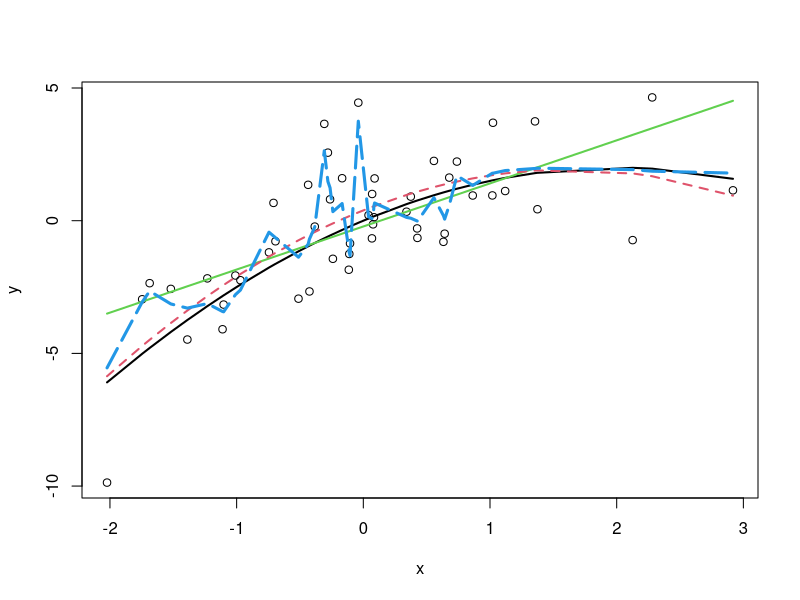
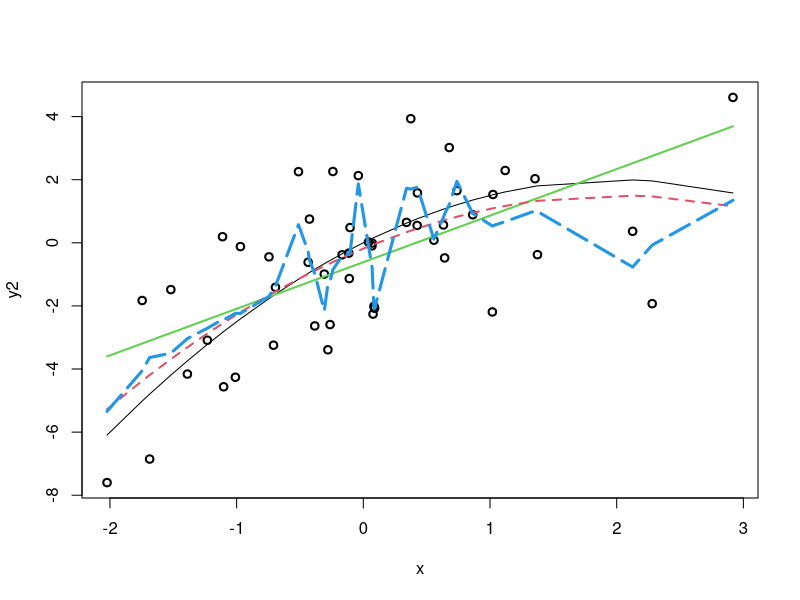
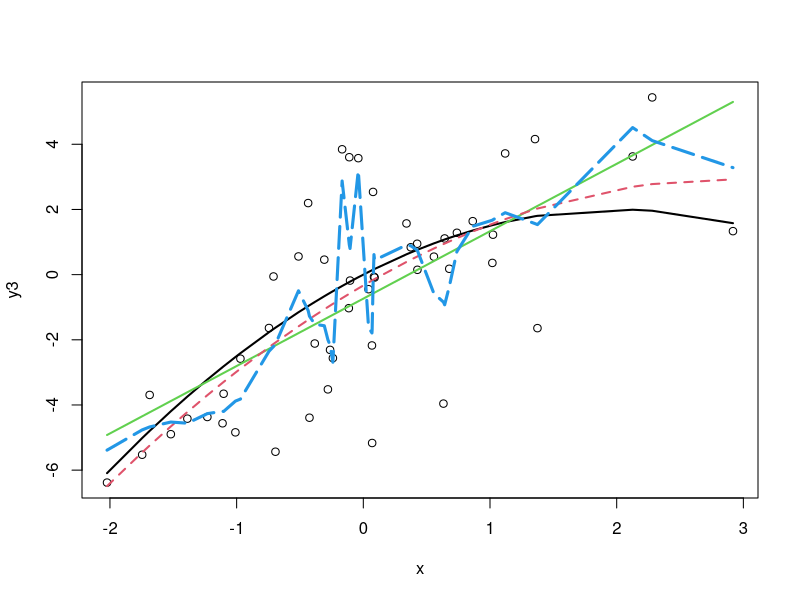
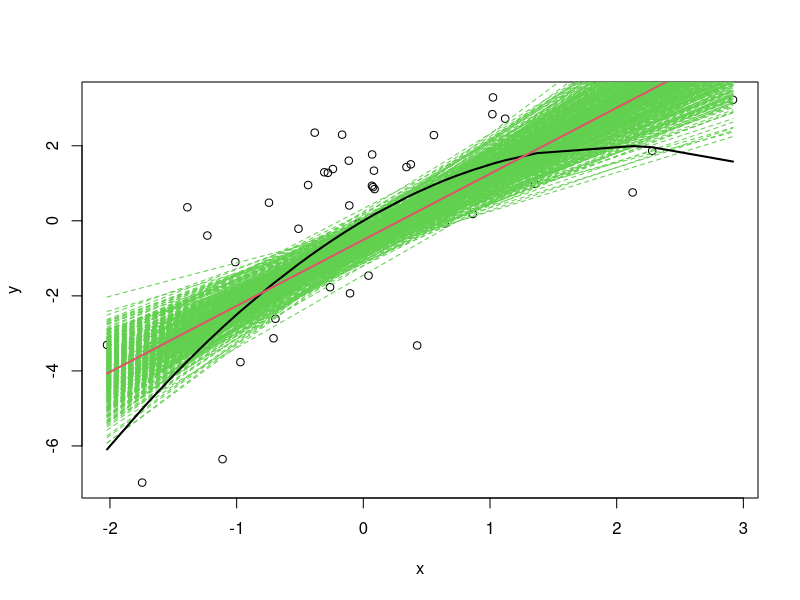
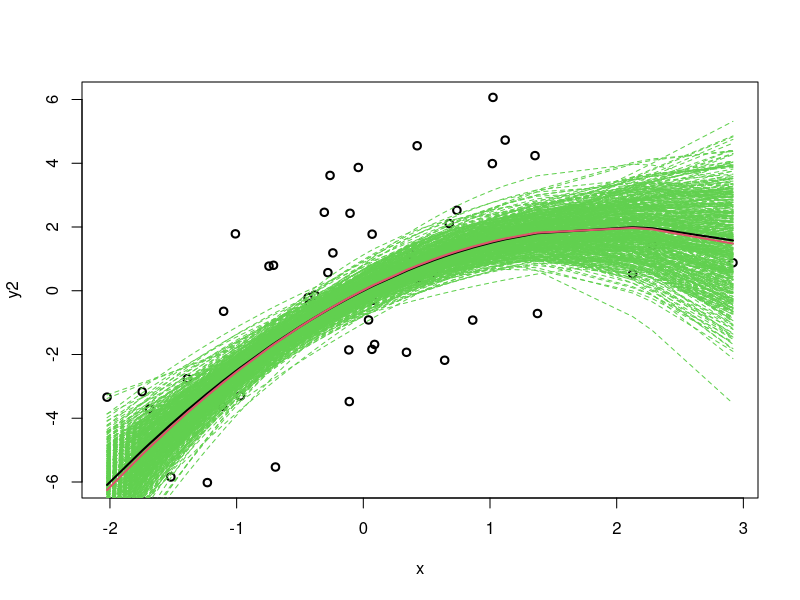
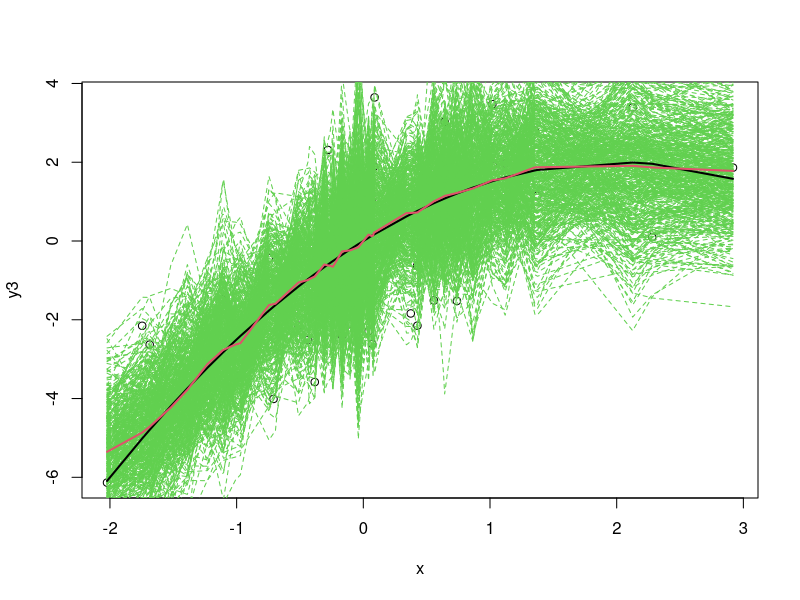
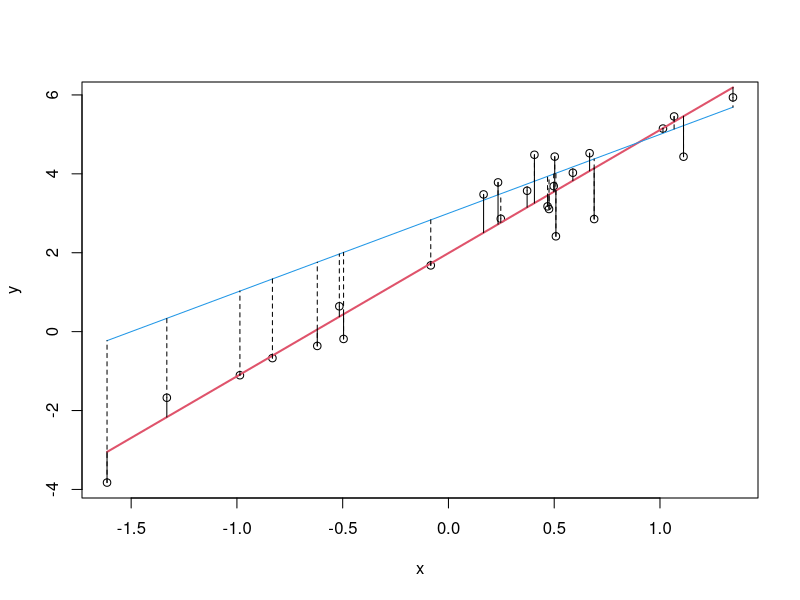
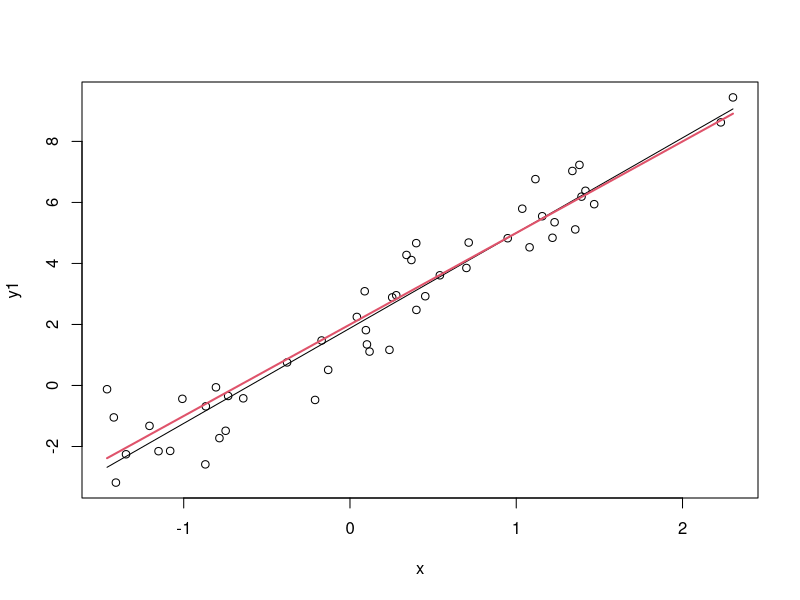

The R script that drew these images, in order:
## ---- chunk 1
###################################################
### code chunk number 1: fig1plot
###################################################
n<-50  ## number of observations
noisesd<-2 ## noise level
x<-sort(rnorm(n)) ## the independent variable
y<-2*x-.5*x^2+rnorm(n,sd=noisesd) ## generating data
plot(x, y)  ## scatter plot
lines(x,2*x-.5*x^2,lwd=2) ## plotting true model
mm<-lm(y~x) ## linear model
lines(x,mm$fit,lwd=2,col=3)
mm<-lm(y~x+I(x^2)) ## quadratic model
lines(x,mm$fit,lty=2,lwd=2,col=2)
mm3<-loess(y~x,degree=0,span=.1) ## local average model
lines(x,mm3$fit,lty=5,lwd=3,col=4)
## ---- chunk 2

###################################################
### code chunk number 2: fig2plot
###################################################
## use same x
y2<-2*x-.5*x^2+rnorm(n,sd=noisesd)
plot(x, y2,lwd=2)
lines(x,2*x-.5*x^2)
mm<-lm(y2~x)
lines(x,mm$fit,lwd=2,col=3)
mm<-lm(y2~x+I(x^2))
lines(x,mm$fit,lty=2,lwd=2,col=2)
mm3<-loess(y2~x,degree=0,span=.1)
lines(x,mm3$fit,lty=5,lwd=3,col=4)
## ---- chunk 3
###################################################
### code chunk number 3: fig3plot
###################################################
y3<-2*x-.5*x^2+rnorm(n,sd=noisesd)
plot(x, y3)
lines(x,2*x-.5*x^2,lwd=2)
mm<-lm(y3~x)
lines(x,mm$fit,lwd=2,col=3)
mm<-lm(y3~x+I(x^2))
lines(x,mm$fit,lty=2,lwd=2,col=2)
mm3<-loess(y3~x,degree=0,span=.1)
lines(x,mm3$fit,lty=5,lwd=3,col=4)
## ---- chunk 4
###################################################
### code chunk number 4: fig4plot
###################################################
K<-500 ## how many data sets to generate
mma<-rep(0,2) ## creating a vector to store the model coefficients in
## The for-loop runs everything inside the curly brackets K times
for (kk in (1:K)) { 
 y<-2*x-.5*x^2+rnorm(n,sd=noisesd) 
 if (kk==1 ) {plot(x, y)} ## plot the data once to get the axes fixed
 mm<-lm(y~x)
 lines(x,mm$fit,col=3,lty=2) ## plotting the different fites in col=3 (green).
 mma<-mma+(1/K)*mm$coef } ## storing the coefficients
lines(x,2*x-.5*x^2,lwd=2) ## true model
lines(x,mma[1]+mma[2]*x,lwd=2,col=2) ## average model 
## ---- chunk 5
###################################################
### code chunk number 5: fig5plot
###################################################
mma<-rep(0,3)
for (kk in (1:K)) {
 y2<-2*x-.5*x^2+rnorm(n,sd=noisesd)
 if (kk==1) {plot(x, y2,lwd=2)}
 mm<-lm(y2~x+I(x^2))
 lines(x,mm$fit,col=3,lty=2)
 mma<-mma+(1/K)*mm$coef}
lines(x,2*x-.5*x^2,lwd=2)
lines(x,mma[1]+mma[2]*x+mma[3]*x^2,lwd=2,col=2)
## ---- chunk 6
###################################################
### code chunk number 6: fig6plot
###################################################
mma<-rep(0,length(x))
for (kk in (1:K)) {
 y3<-2*x-.5*x^2+rnorm(n,sd=noisesd)
 if (kk==1) {plot(x, y3) }
 mm3<-loess(y3~x,degree=0,span=.1)
 lines(x,mm3$fit,col=3,lty=2)
 mma<-mma+(1/K)*mm3$fit }
lines(x,2*x-.5*x^2,lwd=2)
lines(x,mma,lwd=2,col=2)
## ---- chunk 7

###################################################
### code chunk number 7: LS
###################################################
x<-sort(rnorm(25))
y<-2+3*x+rnorm(25)
plot(x,y)
mm<-lm(y~x)
mm2<-3+2*x
lines(x,mm$fit,lwd=2,col=2)
lines(x,mm2,col=4)
for (zz in (1:length(x))) {
  lines(rep(x[zz],2),c(y[zz],mm$fit[zz])) ## plotting the vertical distance to the model = deviations
  lines(rep(x[zz],2),c(y[zz],mm2[zz]),lty=2) }
## ---- chunk 8

###################################################
### code chunk number 8: B1a
###################################################
x<-sort(rnorm(50))
y1<-2+3*x+rnorm(50)
plot(x,y1)
lines(x,lm(y1~x)$fit)
lines(x,2+3*x,lwd=2,col=2)
## ---- chunk 9

###################################################
### code chunk number 9: B1b
###################################################
y2<-y1
y2[26:50]<-rnorm(25,sd=.5) ## creating a subgroup in the data
plot(x,y2)
lines(x,lm(y2~x)$fit)
lines(x[1:25],2+3*x[1:25],col=2,lwd=2)
lines(x[26:50],rep(0,25),col=2,lwd=2)
## ---- chunk 10

###################################################
### code chunk number 10: B1c
###################################################
y3<-1+2*x-x^2+rnorm(50) ## true model is quadratic
plot(x,y3)
lines(x,lm(y3~x)$fit)
lines(x,1+2*x-x^2,col=2,lwd=2)
## ---- chunk 11
###################################################
### code chunk number 11: b2a
###################################################
x<-sort(rnorm(50))
y1<-10+3*x+rnorm(50)
plot(x,y1)
lines(x,lm(y1~x)$fit)
lines(x,10+3*x,col=2,lwd=2)
## ---- chunk 12
###################################################
### code chunk number 12: b2b
###################################################
y2<-10+3*x+(rchisq(50,1))
plot(x,y2)
lines(x,lm(y2~x)$fit)
lines(x,10+3*x,col=2,lwd=2)
## ---- chunk 13
###################################################
### code chunk number 13: b2c
###################################################
#y2<-10+3*x+(rchisq(50,1))
#plot(x,y2)
#lines(x,lm(y2~x)$fit)
#lines(x,10+3*x,col=2,lwd=2)
#lines(x,exp(lm(log(y2)~x)$fit),lty=2)
## ---- chunk 14
###################################################
### code chunk number 14: b2d
###################################################
#y2<-10+3*x+(rchisq(50,1))
#plot(x,log(y2))
#lines(x,log(10+3*x),col=2,lwd=2)
#lines(x,(lm(log(y2)~x)$fit))
## ---- chunk 15
###################################################
### code chunk number 15: b4a
###################################################
x<-sort(rnorm(100))
for (kk in (1:25)) {
 y1<-10+3*x+rnorm(100,sd=2)
 if (kk==1) {plot(x,y1)}
 lines(x,lm(y1~x)$fit) }
lines(x,10+3*x,col=2,lwd=2)
## ---- chunk 16
###################################################
### code chunk number 16: b4b
###################################################
for (kk in (1:25)) {
 y2<-10+3*x+rnorm(100,sd=seq(.1,6,length.out=100)) ## creating a data set with increasing error variance
 if (kk==1) {plot(x,y2)}
 lines(x,lm(y2~x)$fit) }
lines(x,10+3*x,col=2,lwd=2)
## ---- chunk 17
###################################################
### code chunk number 17: b4c
###################################################
 y2<-10+3*x+rnorm(100,sd=seq(.1,6,length.out=100))
 plot(x,(y2))
## ---- chunk 18
###################################################
### code chunk number 18: b4d
###################################################
 #y2<-10+3*x+rnorm(100,sd=seq(.1,6,length.out=100)) ## taking logs to try to even out the variance
 plot(x,log(y2))
## ---- chunk 19
# OUTLIERS ########################################
###################################################
### code chunk number 19: b5a
###################################################
x<-sort(rnorm(50))
y1<-10+3*x+rnorm(50,sd=2)
plot(x,y1)
lines(x,lm(y1~x)$fit)
lines(x,10+3*x,col=2,lwd=2)
## ---- chunk 20

###################################################
### code chunk number 20: b5b
###################################################
xnew<-x
xnew[50]<-xnew[50]+10  ## creating an extreme x-value
y2<-10+3*xnew+rnorm(50,sd=2)
plot(xnew,y2)
lines(xnew,lm(y2~xnew)$fit)
lines(xnew,10+3*xnew,col=2,lwd=2)
points(xnew[50],y2[50],pch=8,col=2)
## ---- chunk 21
###################################################
### code chunk number 21: b5c
###################################################
y2<-10+3*x+rnorm(50,sd=2)
y2[50]<-y2[50]-20  ## creating an extreme y-value for an extreme x
plot(x,y2)
lines(x,lm(y2~x)$fit)
lines(x,10+3*x,col=2,lwd=2)
points(x[50],y2[50],pch=8,col=2)
## ---- chunk 22
###################################################
### code chunk number 22: b5d
###################################################
y2<-10+3*x+rnorm(50,sd=2)
y2[20]<-y2[20]-15 ## creating an extreme y-value for an x near mean(x)
plot(x,y2)
lines(x,lm(y2~x)$fit)
lines(x,10+3*x,col=2,lwd=2)
points(x[20],y2[20],pch=8,col=2)
## ---- chunk 23

###################################################
### code chunk number 23: b6a
###################################################
x<-sort(rnorm(25))
x2<-c(x,sort(rnorm(25))+5)
y1<-10+3*x+rnorm(25,sd=2)
y2<-3+x2+rnorm(25) ## creating 2 groups of responses
plot(c(x,x2),c(y1,y2))
## ---- chunk 24
###################################################
### code chunk number 24: b6b
###################################################
x<-sort(rexp(50,.1)) ## uneven spread in x
y2<-10+3*x+rnorm(50,sd=5)
plot(x,y2)
## ---- chunk 25

###################################################
### code chunk number 25: b6c
###################################################
x<-rnorm(50)
y2<-10+3*x+rnorm(50,sd=2)
plot(x,y2,xlim=c(-5,10),ylim=c(-5,40))
lines(x,lm(y2~x)$fit)
lines(seq(-5,10),10+3*seq(-5,10),col=2,lwd=2) ## looking at the model outside observed range of x
